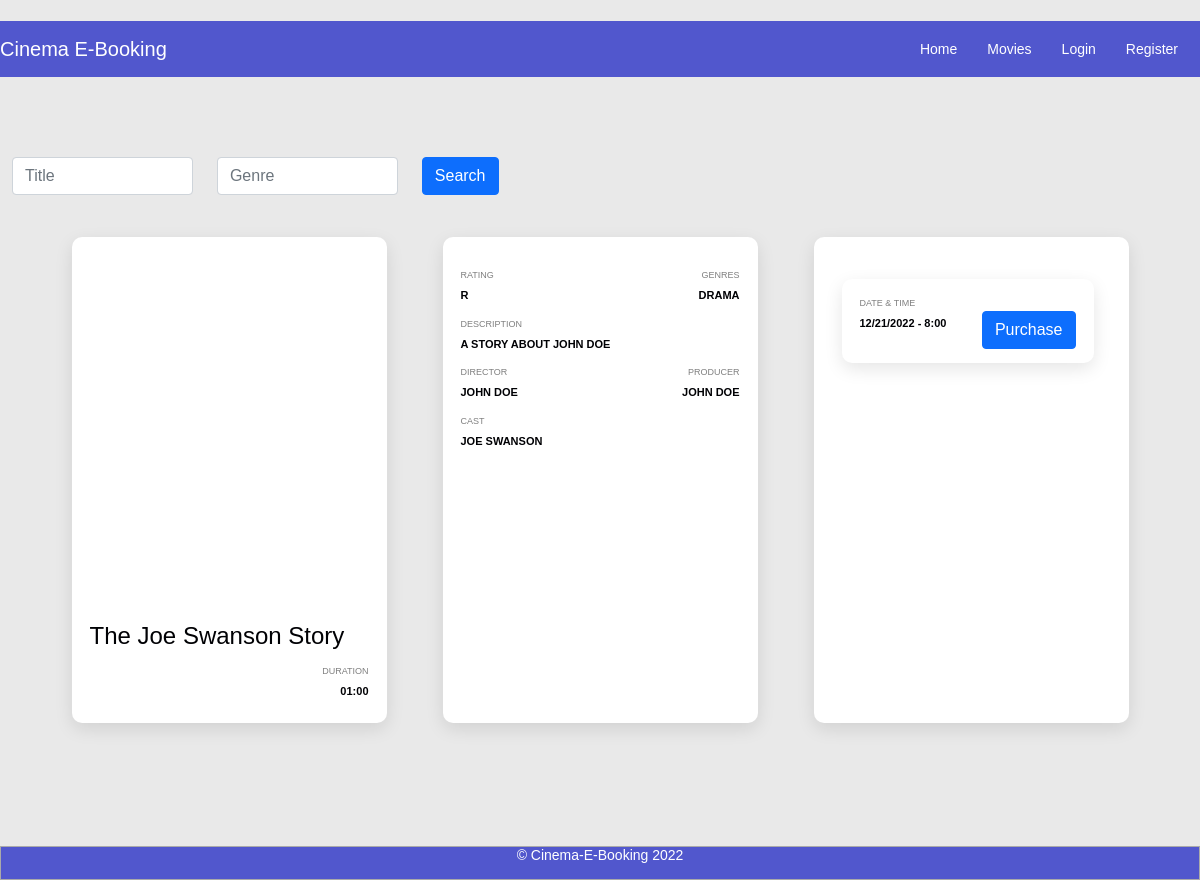
The app's page /movies/summary/4, older data.
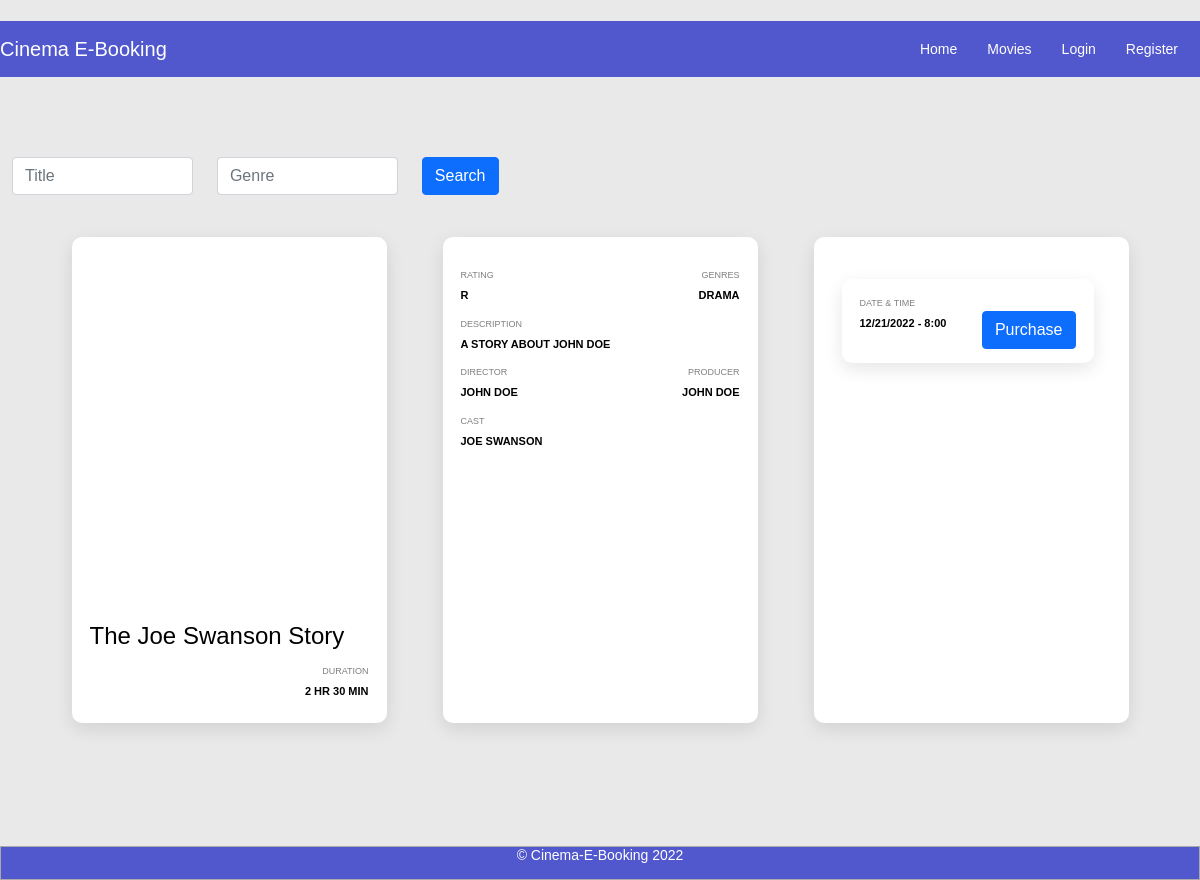
The same page, newer data.
### website/models/Movies.py (models this page shows, shortened)
class Movie(db.Model):
    __tablename__ = 'movies'
    id = db.Column("id", db.Integer, nullable=False, primary_key = True)
    title = db.Column("title", db.String(255), nullable=False)
    category = db.Column("category", db.String(255), nullable=False)
    cast = db.Column("cast", db.String(1800), nullable=False)
    director = db.Column("director", db.String(255), nullable=False)
    producer = db.Column("producer", db.String(255), nullable=False)
    synopsis = db.Column("synopsis", db.String(1800), nullable=False)
    rating = db.Column("rating", db.String(255), nullable=False)
    picture = db.Column("picture", db.String(2048), nullable=False)
    shows = db.relationship("Show", back_populates="movie", order_by="asc(Show.show_date), asc(Show.show_time)")
    reviews = db.relationship("Review", back_populates="movie")

### website/models/Show.py (models this page shows, shortened)
class Show(db.Model):
    __tablename__ = 'shows'
    id = db.Column("id", db.Integer, nullable=False, primary_key = True)
    show_date = db.Column("show_date", db.String(8), nullable=False)
    show_time = db.Column("show_time", db.String(4), nullable=False)
    duration = db.Column("duration", db.String(4), nullable=False)
    bookings = db.relationship("Booking", back_populates="show")
    movie_id = db.Column("movie_id", db.Integer, db.ForeignKey('movies.id'))
    movie = db.relationship("Movie", back_populates="shows")
    show_room_id = db.Column("show_room_id", db.Integer, db.ForeignKey('show_rooms.id'))
    show_room = db.relationship("ShowRoom", back_populates="shows")

### website/views.py (the view)
@views.route('/movies/summary/<int:id>', methods=['GET', 'POST'])
def summary(id):
    if request.method == 'POST':
        return redirect(url_for("views.movies"), code=307)
    else:
        movie = Movie.query.filter_by(id=id).first()
        return render_template("moviesummary.html", movie=movie)

### website/templates/moviesummary.html (shortened to what this page needs)
﻿{% extends "base.html" %}
{% block content %}
</head>
<body>
  <div class="container">
    <div class="input-group">
      <div class="form-outline">
        <div class="d-flex justify-content-center">
          <form id="form" action="" method="post">
            <div class="row">
              <div class="col">
                <div class="d-flex justify-content-center">
                  <input type="search" id="query" class="form-control" placeholder="Title" name="q"
                    value={{request.form.q}}>
                </div>
              </div>
              <div class="col">
                <div class="d-flex justify-content-center">
                  <input type="search" id="cat" class="form-control" placeholder="Genre" name="c"
                    value={{request.form.c}}>
                </div>
              </div>
              <div class="col">
                <input type="submit" class="btn btn-primary" value="Search">
              </div>
            </div>
          </form>
        </div>
      </div>
    </div>
    <div class="movie-card">
      <div class="movie-header">
        <div class="header-icon-container">
          <a href="#">
            <iframe class="material-icons header-icon" src="{{movie.picture}}">
            </iframe>
          </a>
        </div>
      </div>
      <div class="movie-content">
        <div class="movie-content-header">
          <a href="#">
            <h3 class="movie-title">{{movie.title}}</h3>
          </a>
        </div>
        <div class="movie-info">
          <div class="info-section">
            <label>Duration</label>
            <span>{{movie.shows[0].duration}}</span>
          </div>
        </div>
      </div>
    </div>
    <div class="movie-card">
      <div class="movie-content">
        <div class="movie-info">
          <div class="info-section">
            <label>Rating</label>
            <span>{{movie.rating}}</span>
          </div>
          <div class="info-section">
            <label>Genres</label>
            <span>{{movie.category}}</span>
          </div>
        </div>
        <div class="movie-info">
          <div class="info-section">
            <label id="description">Description</label>
            <span id="description">{{movie.synopsis}}</span>
          </div>
        </div>
        <div class="movie-info">
          <div class="info-section">
            <label>Director</label>
            <span>{{movie.director}}</span>
          </div>
          <div class="info-section">
            <label>Producer</label>
            <span>{{movie.producer}}</span>
          </div>
        </div>
        <div class="movie-info">
          <div class="info-section">
            <label id="cast">Cast</label>
            <span id="cast">{{movie.cast}}</span>
          </div>
        </div>
      </div>
    </div>
    <div class="movie-card">
      <div class="movie-content">
      </div>
      {%for show in movie.shows%}
      <div class="movie-button">
        <div class="movie-content">
          <div class="info-section show-date">
            <label>Date & Time</label>
            <span>{{show.show_date}} - {{show.show_time}}</span>
          </div>
          <div class="purchase-button">
            <a href="/select-seat/{{show.id}}">
              <button type="button" class="btn btn-primary">
                <label>Purchase</label>
              </button>
            </a>
          </div>
        </div>
      </div>
      {%endfor%}
    </div>
  </div>
</body>
{% endblock %}

Row changes from the older to the newer data that the page shows:
changed Show: duration "01:00" → "2 HR 30 MIN"
